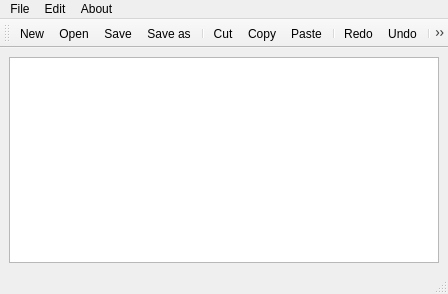
<?xml version="1.0" encoding="UTF-8"?>
<ui version="4.0">
 <class>MainWindow</class>
 <widget class="QMainWindow" name="MainWindow">
  <property name="geometry">
   <rect>
    <x>0</x>
    <y>0</y>
    <width>448</width>
    <height>294</height>
   </rect>
  </property>
  <property name="windowTitle">
   <string>MainWindow</string>
  </property>
  <widget class="QWidget" name="centralwidget">
   <layout class="QHBoxLayout" name="horizontalLayout">
    <item>
     <widget class="QTextEdit" name="textEdit"/>
    </item>
   </layout>
  </widget>
  <widget class="QMenuBar" name="menubar">
   <property name="geometry">
    <rect>
     <x>0</x>
     <y>0</y>
     <width>448</width>
     <height>22</height>
    </rect>
   </property>
   <widget class="QMenu" name="menuFile">
    <property name="title">
     <string>File</string>
    </property>
    <addaction name="actionNew"/>
    <addaction name="actionOpen"/>
    <addaction name="separator"/>
    <addaction name="actionSave"/>
    <addaction name="actionSave_as"/>
    <addaction name="separator"/>
    <addaction name="actionPrint"/>
   </widget>
   <widget class="QMenu" name="menuEdit">
    <property name="title">
     <string>Edit</string>
    </property>
    <addaction name="actionCut"/>
    <addaction name="actionCopy"/>
    <addaction name="actionPaste"/>
    <addaction name="separator"/>
    <addaction name="actionRedo"/>
    <addaction name="actionUndo"/>
    <addaction name="separator"/>
    <addaction name="actionFont"/>
    <addaction name="actionColor"/>
    <addaction name="actionBackground_Color"/>
    <addaction name="actionBackground_Color_Edit_Text"/>
   </widget>
   <widget class="QMenu" name="menuAbout">
    <property name="title">
     <string>About</string>
    </property>
    <addaction name="actionAbout_Notepad"/>
   </widget>
   <addaction name="menuFile"/>
   <addaction name="menuEdit"/>
   <addaction name="menuAbout"/>
  </widget>
  <widget class="QStatusBar" name="statusbar"/>
  <widget class="QToolBar" name="toolBar">
   <property name="windowTitle">
    <string>toolBar</string>
   </property>
   <attribute name="toolBarArea">
    <enum>TopToolBarArea</enum>
   </attribute>
   <attribute name="toolBarBreak">
    <bool>false</bool>
   </attribute>
   <addaction name="actionNew"/>
   <addaction name="actionOpen"/>
   <addaction name="actionSave"/>
   <addaction name="actionSave_as"/>
   <addaction name="separator"/>
   <addaction name="actionCut"/>
   <addaction name="actionCopy"/>
   <addaction name="actionPaste"/>
   <addaction name="separator"/>
   <addaction name="actionRedo"/>
   <addaction name="actionUndo"/>
   <addaction name="separator"/>
   <addaction name="actionAbout_Notepad"/>
  </widget>
  <action name="actionNew">
   <property name="icon">
    <iconset resource="Resource.qrc">
     <normaloff>:/rec/img/new.jpg</normaloff>:/rec/img/new.jpg</iconset>
   </property>
   <property name="text">
    <string>New</string>
   </property>
  </action>
  <action name="actionOpen">
   <property name="icon">
    <iconset resource="Resource.qrc">
     <normaloff>:/rec/img/open.jpg</normaloff>:/rec/img/open.jpg</iconset>
   </property>
   <property name="text">
    <string>Open</string>
   </property>
  </action>
  <action name="actionSave">
   <property name="icon">
    <iconset resource="Resource.qrc">
     <normaloff>:/rec/img/save.png</normaloff>:/rec/img/save.png</iconset>
   </property>
   <property name="text">
    <string>Save</string>
   </property>
  </action>
  <action name="actionSave_as">
   <property name="icon">
    <iconset resource="Resource.qrc">
     <normaloff>:/rec/img/saveas.jpg</normaloff>:/rec/img/saveas.jpg</iconset>
   </property>
   <property name="text">
    <string>Save as</string>
   </property>
  </action>
  <action name="actionCut">
   <property name="icon">
    <iconset resource="Resource.qrc">
     <normaloff>:/rec/img/cut.jpg</normaloff>:/rec/img/cut.jpg</iconset>
   </property>
   <property name="text">
    <string>Cut</string>
   </property>
  </action>
  <action name="actionCopy">
   <property name="icon">
    <iconset resource="Resource.qrc">
     <normaloff>:/rec/img/copy.png</normaloff>:/rec/img/copy.png</iconset>
   </property>
   <property name="text">
    <string>Copy</string>
   </property>
  </action>
  <action name="actionPaste">
   <property name="icon">
    <iconset resource="Resource.qrc">
     <normaloff>:/rec/img/paste.jpg</normaloff>:/rec/img/paste.jpg</iconset>
   </property>
   <property name="text">
    <string>Paste</string>
   </property>
  </action>
  <action name="actionRedo">
   <property name="icon">
    <iconset resource="Resource.qrc">
     <normaloff>:/rec/img/redo.png</normaloff>:/rec/img/redo.png</iconset>
   </property>
   <property name="text">
    <string>Redo</string>
   </property>
  </action>
  <action name="actionUndo">
   <property name="icon">
    <iconset resource="Resource.qrc">
     <normaloff>:/rec/img/undo.jpg</normaloff>:/rec/img/undo.jpg</iconset>
   </property>
   <property name="text">
    <string>Undo</string>
   </property>
  </action>
  <action name="actionAbout_Notepad">
   <property name="icon">
    <iconset resource="Resource.qrc">
     <normaloff>:/rec/img/about.png</normaloff>:/rec/img/about.png</iconset>
   </property>
   <property name="text">
    <string>About Notepad</string>
   </property>
  </action>
  <action name="actionFont">
   <property name="text">
    <string>Font</string>
   </property>
  </action>
  <action name="actionColor">
   <property name="text">
    <string>Color</string>
   </property>
  </action>
  <action name="actionBackground_Color">
   <property name="text">
    <string>Background Color</string>
   </property>
  </action>
  <action name="actionBackground_Color_Edit_Text">
   <property name="text">
    <string>Background Color Edit Text</string>
   </property>
  </action>
  <action name="actionPrint">
   <property name="text">
    <string>Print</string>
   </property>
  </action>
 </widget>
 <resources>
  <include location="Resource.qrc"/>
 </resources>
 <connections/>
</ui>
